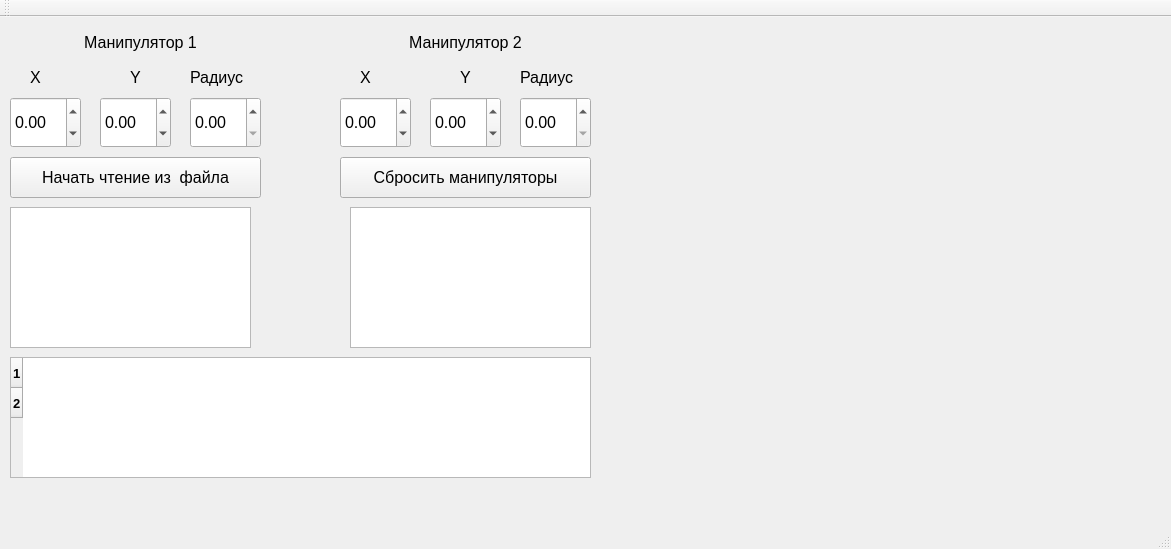
<?xml version="1.0" encoding="UTF-8"?>
<ui version="4.0">
 <class>MainWindow</class>
 <widget class="QMainWindow" name="MainWindow">
  <property name="geometry">
   <rect>
    <x>0</x>
    <y>0</y>
    <width>1171</width>
    <height>549</height>
   </rect>
  </property>
  <property name="windowTitle">
   <string>MainWindow</string>
  </property>
  <widget class="QWidget" name="centralWidget">
   <widget class="QDoubleSpinBox" name="doubleSpinBox_X">
    <property name="geometry">
     <rect>
      <x>10</x>
      <y>80</y>
      <width>71</width>
      <height>51</height>
     </rect>
    </property>
    <property name="font">
     <font>
      <pointsize>12</pointsize>
     </font>
    </property>
    <property name="minimum">
     <double>-100.000000000000000</double>
    </property>
    <property name="maximum">
     <double>100.000000000000000</double>
    </property>
   </widget>
   <widget class="QDoubleSpinBox" name="doubleSpinBox_Y">
    <property name="geometry">
     <rect>
      <x>100</x>
      <y>80</y>
      <width>71</width>
      <height>51</height>
     </rect>
    </property>
    <property name="font">
     <font>
      <pointsize>12</pointsize>
     </font>
    </property>
    <property name="minimum">
     <double>-100.000000000000000</double>
    </property>
    <property name="maximum">
     <double>100.000000000000000</double>
    </property>
   </widget>
   <widget class="QDoubleSpinBox" name="doubleSpinBox_Radius">
    <property name="geometry">
     <rect>
      <x>190</x>
      <y>80</y>
      <width>71</width>
      <height>51</height>
     </rect>
    </property>
    <property name="font">
     <font>
      <pointsize>12</pointsize>
     </font>
    </property>
   </widget>
   <widget class="QLabel" name="label_X">
    <property name="geometry">
     <rect>
      <x>30</x>
      <y>50</y>
      <width>16</width>
      <height>21</height>
     </rect>
    </property>
    <property name="font">
     <font>
      <pointsize>12</pointsize>
     </font>
    </property>
    <property name="text">
     <string>X</string>
    </property>
   </widget>
   <widget class="QLabel" name="label_Y">
    <property name="geometry">
     <rect>
      <x>130</x>
      <y>50</y>
      <width>16</width>
      <height>21</height>
     </rect>
    </property>
    <property name="font">
     <font>
      <pointsize>12</pointsize>
     </font>
    </property>
    <property name="text">
     <string>Y</string>
    </property>
   </widget>
   <widget class="QLabel" name="label_Radius">
    <property name="geometry">
     <rect>
      <x>190</x>
      <y>50</y>
      <width>71</width>
      <height>21</height>
     </rect>
    </property>
    <property name="font">
     <font>
      <pointsize>12</pointsize>
     </font>
    </property>
    <property name="text">
     <string>Радиус</string>
    </property>
   </widget>
   <widget class="QDoubleSpinBox" name="doubleSpinBox_X_2">
    <property name="geometry">
     <rect>
      <x>340</x>
      <y>80</y>
      <width>71</width>
      <height>51</height>
     </rect>
    </property>
    <property name="font">
     <font>
      <pointsize>12</pointsize>
     </font>
    </property>
    <property name="minimum">
     <double>-100.000000000000000</double>
    </property>
    <property name="maximum">
     <double>100.000000000000000</double>
    </property>
   </widget>
   <widget class="QLabel" name="label_Radius_2">
    <property name="geometry">
     <rect>
      <x>520</x>
      <y>50</y>
      <width>71</width>
      <height>21</height>
     </rect>
    </property>
    <property name="font">
     <font>
      <pointsize>12</pointsize>
     </font>
    </property>
    <property name="text">
     <string>Радиус</string>
    </property>
   </widget>
   <widget class="QDoubleSpinBox" name="doubleSpinBox_Y_2">
    <property name="geometry">
     <rect>
      <x>430</x>
      <y>80</y>
      <width>71</width>
      <height>51</height>
     </rect>
    </property>
    <property name="font">
     <font>
      <pointsize>12</pointsize>
     </font>
    </property>
    <property name="minimum">
     <double>-100.000000000000000</double>
    </property>
    <property name="maximum">
     <double>100.000000000000000</double>
    </property>
   </widget>
   <widget class="QLabel" name="label_Y_2">
    <property name="geometry">
     <rect>
      <x>460</x>
      <y>50</y>
      <width>16</width>
      <height>21</height>
     </rect>
    </property>
    <property name="font">
     <font>
      <pointsize>12</pointsize>
     </font>
    </property>
    <property name="text">
     <string>Y</string>
    </property>
   </widget>
   <widget class="QLabel" name="label_X_2">
    <property name="geometry">
     <rect>
      <x>360</x>
      <y>50</y>
      <width>16</width>
      <height>21</height>
     </rect>
    </property>
    <property name="font">
     <font>
      <pointsize>12</pointsize>
     </font>
    </property>
    <property name="text">
     <string>X</string>
    </property>
   </widget>
   <widget class="QDoubleSpinBox" name="doubleSpinBox_Radius_2">
    <property name="geometry">
     <rect>
      <x>520</x>
      <y>80</y>
      <width>71</width>
      <height>51</height>
     </rect>
    </property>
    <property name="font">
     <font>
      <pointsize>12</pointsize>
     </font>
    </property>
   </widget>
   <widget class="QLabel" name="label_Manipulator_1">
    <property name="geometry">
     <rect>
      <x>20</x>
      <y>10</y>
      <width>241</width>
      <height>31</height>
     </rect>
    </property>
    <property name="font">
     <font>
      <pointsize>12</pointsize>
     </font>
    </property>
    <property name="text">
     <string>Манипулятор 1</string>
    </property>
    <property name="alignment">
     <set>Qt::AlignCenter</set>
    </property>
   </widget>
   <widget class="QLabel" name="label_Manipulator_2">
    <property name="geometry">
     <rect>
      <x>340</x>
      <y>10</y>
      <width>251</width>
      <height>31</height>
     </rect>
    </property>
    <property name="font">
     <font>
      <pointsize>12</pointsize>
     </font>
    </property>
    <property name="text">
     <string>Манипулятор 2</string>
    </property>
    <property name="alignment">
     <set>Qt::AlignCenter</set>
    </property>
   </widget>
   <widget class="QPushButton" name="pushButton_LoadPoints">
    <property name="geometry">
     <rect>
      <x>10</x>
      <y>140</y>
      <width>251</width>
      <height>41</height>
     </rect>
    </property>
    <property name="font">
     <font>
      <pointsize>12</pointsize>
     </font>
    </property>
    <property name="text">
     <string>Начать чтение из  файла</string>
    </property>
   </widget>
   <widget class="QTableWidget" name="tableWidget_Points">
    <property name="geometry">
     <rect>
      <x>10</x>
      <y>340</y>
      <width>581</width>
      <height>121</height>
     </rect>
    </property>
    <property name="font">
     <font>
      <pointsize>10</pointsize>
      <weight>75</weight>
      <bold>true</bold>
     </font>
    </property>
    <property name="verticalScrollBarPolicy">
     <enum>Qt::ScrollBarAsNeeded</enum>
    </property>
    <property name="editTriggers">
     <set>QAbstractItemView::NoEditTriggers</set>
    </property>
    <property name="rowCount">
     <number>2</number>
    </property>
    <row/>
    <row/>
   </widget>
   <widget class="QTextEdit" name="textEdit">
    <property name="geometry">
     <rect>
      <x>350</x>
      <y>190</y>
      <width>241</width>
      <height>141</height>
     </rect>
    </property>
   </widget>
   <widget class="QTextEdit" name="textEdit_2">
    <property name="geometry">
     <rect>
      <x>10</x>
      <y>190</y>
      <width>241</width>
      <height>141</height>
     </rect>
    </property>
   </widget>
   <widget class="QPushButton" name="pushButton_Reset">
    <property name="geometry">
     <rect>
      <x>340</x>
      <y>140</y>
      <width>251</width>
      <height>41</height>
     </rect>
    </property>
    <property name="font">
     <font>
      <pointsize>12</pointsize>
     </font>
    </property>
    <property name="text">
     <string>Сбросить манипуляторы</string>
    </property>
   </widget>
   <widget class="QCustomPlot" name="widget" native="true">
    <property name="geometry">
     <rect>
      <x>630</x>
      <y>80</y>
      <width>451</width>
      <height>371</height>
     </rect>
    </property>
   </widget>
  </widget>
  <widget class="QMenuBar" name="menuBar">
   <property name="geometry">
    <rect>
     <x>0</x>
     <y>0</y>
     <width>1171</width>
     <height>25</height>
    </rect>
   </property>
  </widget>
  <widget class="QToolBar" name="mainToolBar">
   <attribute name="toolBarArea">
    <enum>TopToolBarArea</enum>
   </attribute>
   <attribute name="toolBarBreak">
    <bool>false</bool>
   </attribute>
  </widget>
  <widget class="QStatusBar" name="statusBar"/>
 </widget>
 <layoutdefault spacing="6" margin="11"/>
 <customwidgets>
  <customwidget>
   <class>QCustomPlot</class>
   <extends>QWidget</extends>
   <header>qcustomplot.h</header>
   <container>1</container>
  </customwidget>
 </customwidgets>
 <resources/>
 <connections/>
</ui>
